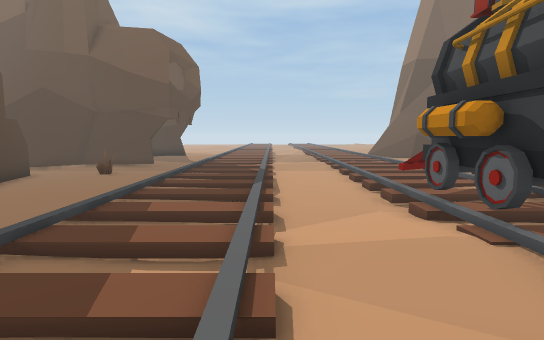
view 1 (above)

24 first-person views from a walk through a 3-D level made in the Unity game engine. The camera is 1.4 m above the floor, tilts 6° down and sees 80° across. The floor is counted in squares, 1 m on a side. Each view is taken from the middle of a square. On the plan, view 1 faces up. The plan holds only what a view shows up to about 15 squares ahead; the rest is blank. The place goes on beyond the plan. Some animated figures are left out.

view 2
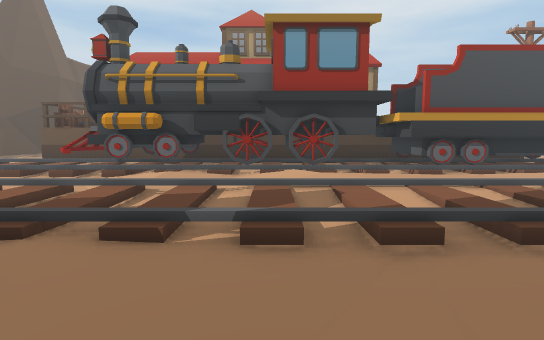

view 3
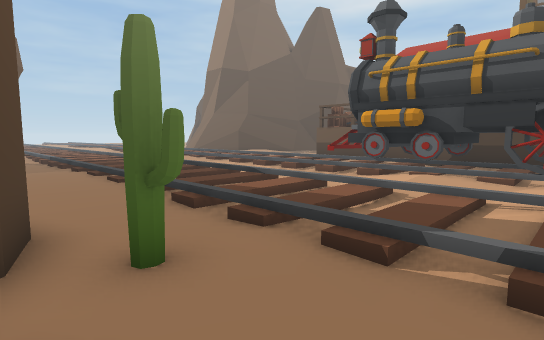

view 4
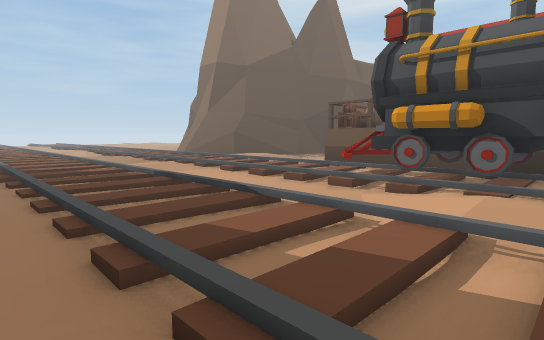

view 5
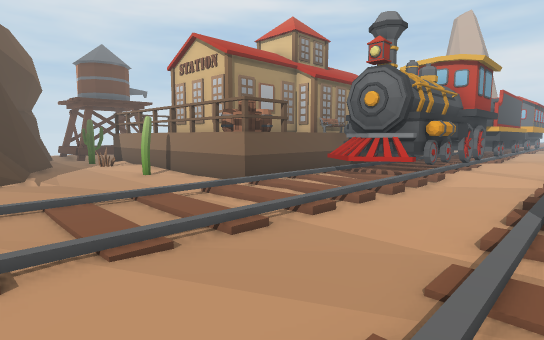

view 6
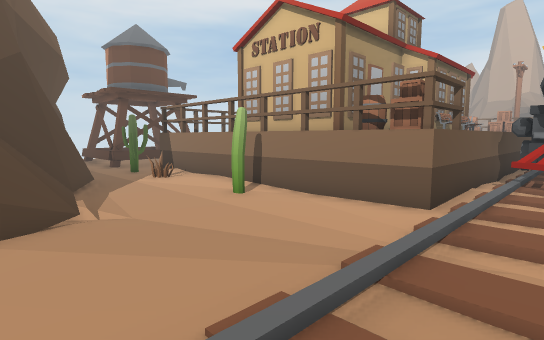

view 7
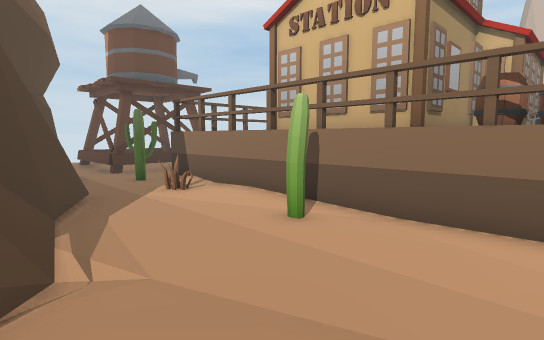

view 8
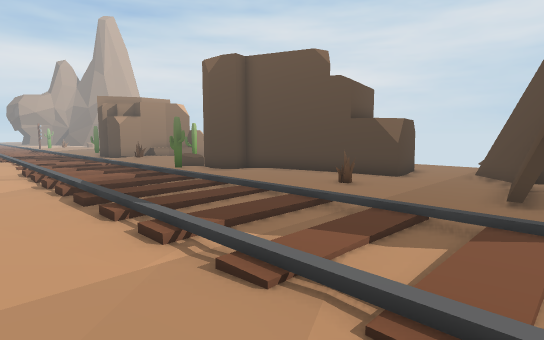

view 9
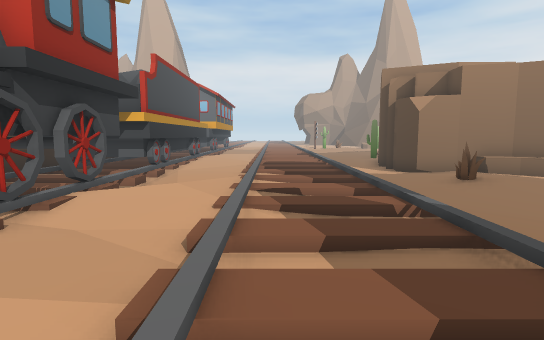

view 10
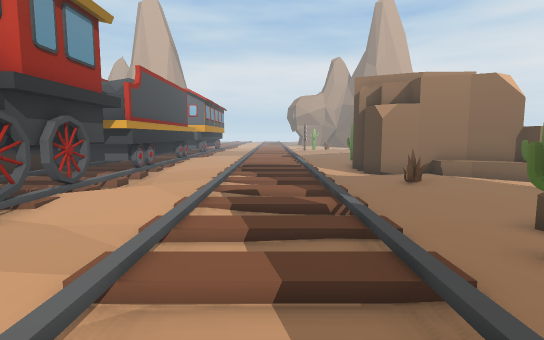

view 11
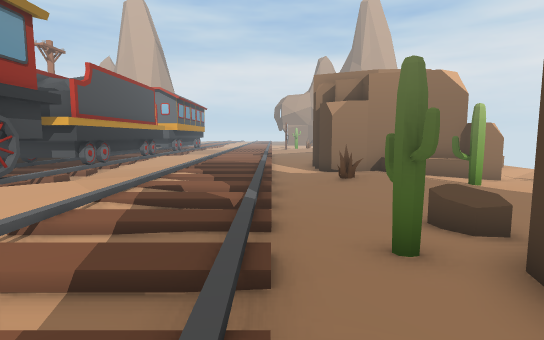

view 12
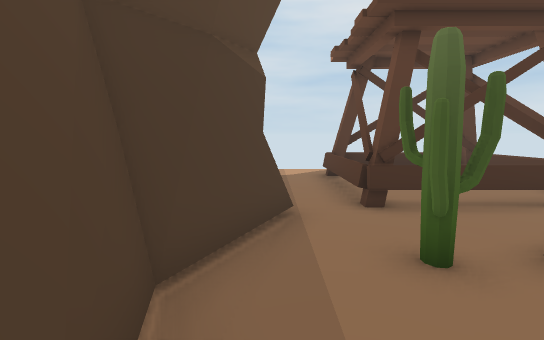

view 13
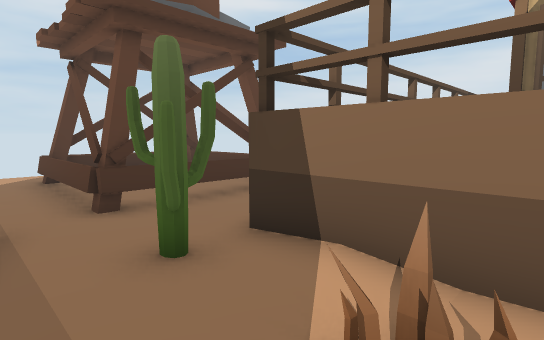

view 14
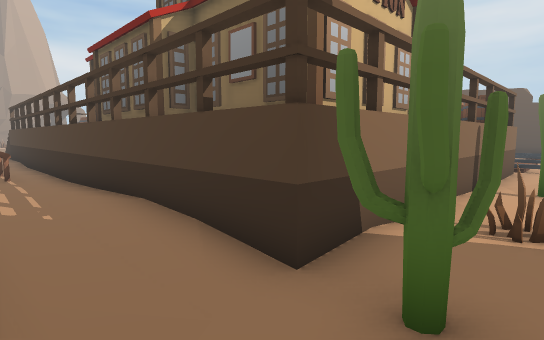

view 15
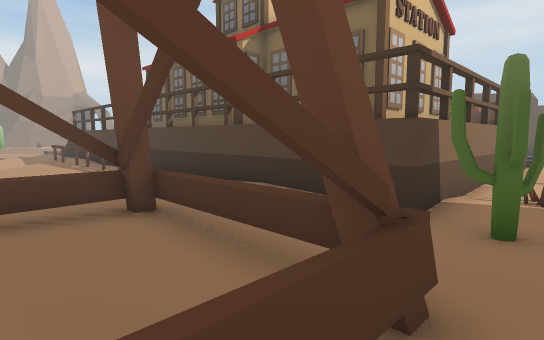

view 16
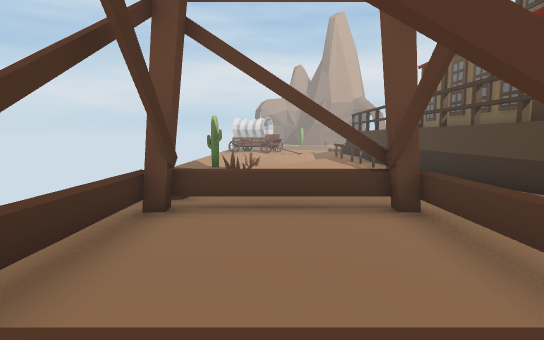

view 17
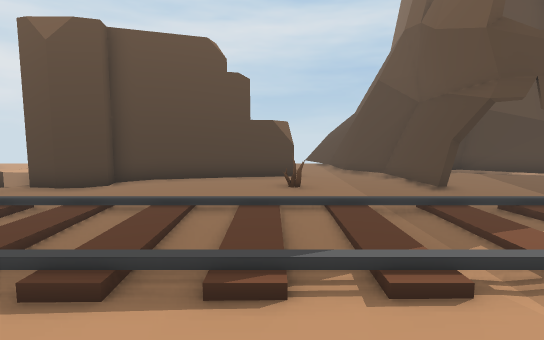

view 18
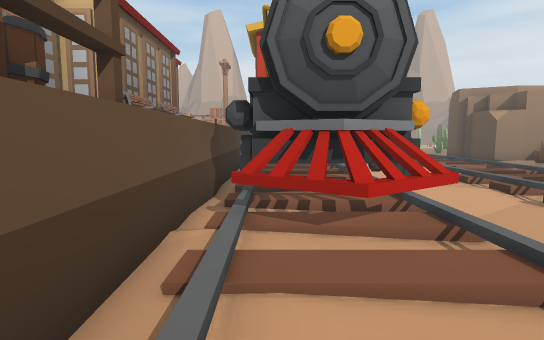

view 19
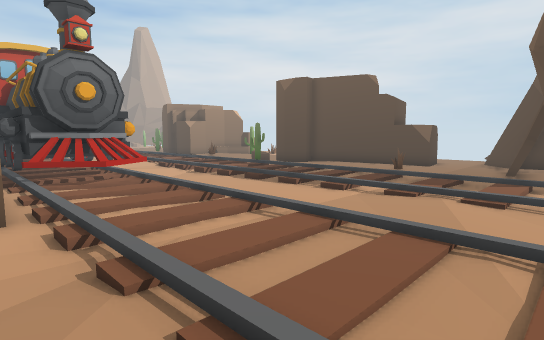

view 20
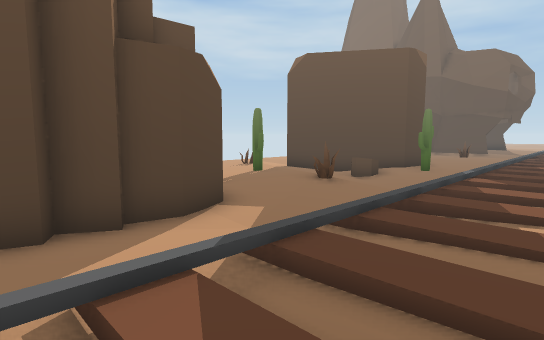

view 21
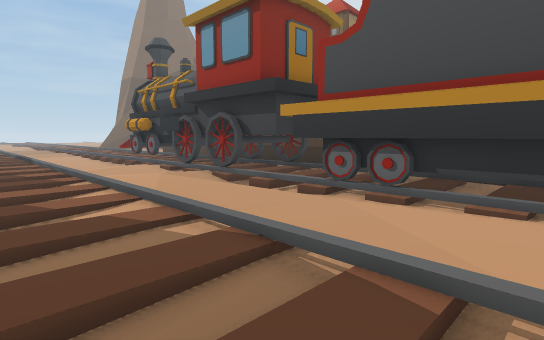

view 22
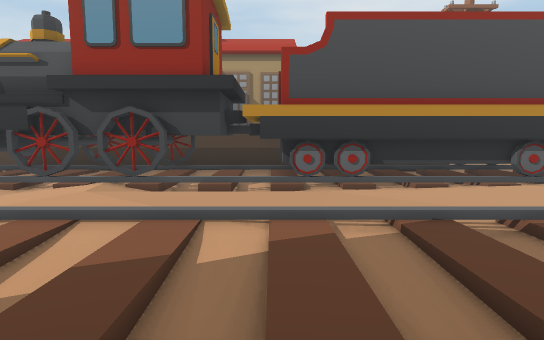

view 23
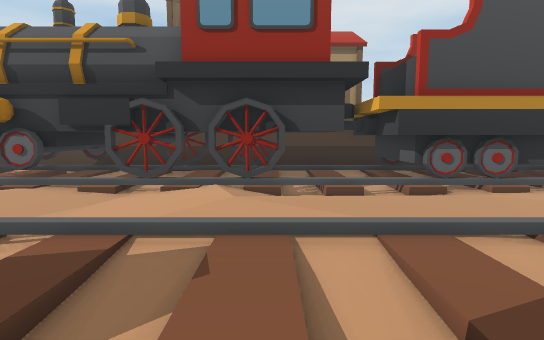

view 24
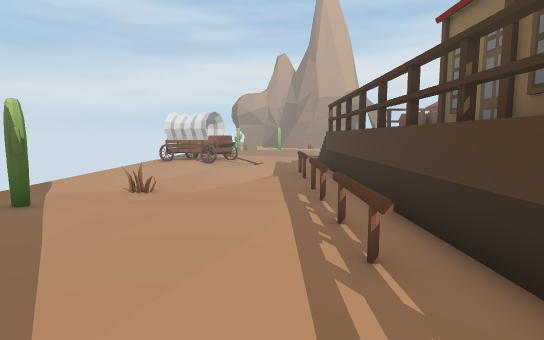

### Floor plan
Key: @ floor where view 1 was taken; # wall or solid block; . main floor; : floor 0.25 m higher than the main floor; - floor 0.25 m lower than the main floor; / step, stairs or slope; = window, fence, low wall or low ledge; ^ raised ledge; v drop or lower ground; W wheel; C cactus; B box; A barrel; E bench; O other object.
Columns run from 9 left of view 1 to 29 right of it. Each row starts with its distance up from view 1.
 19  ::../:::/ ./::  :::
 18  :.../////::/::::::::==##
 17 ###..///::::/:::::::..==##  #
 16 .:...//::::.////:........######
 15 ...../////../////.............##.......
 14 ...../////../////......................
 13 ..O::::///../////....C...:O:CC.###==#..
 12 #::::::///../////############..=# ::#
 11 #::::::...../..::BAA#       #:.=. ::=.
 10 #::::::::/../::::AA #       #:.=# ::=.
  9 ##:::::...../===:   #       #:.=# ::#.
  8  #:::/:::/..=###:   #       #::/##==#.
  7  ##../////..W####   #       #:: ::::O
  6   #../////..####^   #       #:::    O
  5  ##C./////.:W###^  ##       #::
  4 ##.C./////.:/###v  #        #:::::
  3 #=/../////..####v  E        #:O:::.
  2 ..O.........####v  #        #:O:::..
  1 ...../::::::W####  #       ##:O::....
  0 :.......:@::W##    O      ###::::.....
 -1 C:///////::/W##             #:O::...CC
 -2 :::O/////:://###         #  #:O:.....C.
 -3 ::::.///::::/v#^^        #  #.O:.......
 -4 #:::.///::::###^^        #  #.::..-O--.
 -5 ####.////:::###O^        #  #:O..-.---.
 -6    #./:::/..###O            #:O/ -.---.
 -7    #........#OOO            #:O/--.....
 -8   ##./:::/.:#OO             #:/.--.....
 -9    #... ...:#O         OOO  // ........

Positions as (right, up) in squares from view 1, and headings:
1: (0, 0), facing up
2: (-8, 1), facing right
3: (-7, 1), facing up-right
4: (-5, 3), facing up-right
5: (-1, 19), facing down-right
6: (5, 19), facing down-right
7: (8, 18), facing down-right
8: (2, 18), facing down-left
9: (-1, 7), facing down
10: (-2, 8), facing down
11: (-4, 8), facing down
12: (16, 15), facing right
13: (16, 15), facing down-right
14: (22, 14), facing down-left
15: (25, 14), facing down-left
16: (25, 14), facing down
17: (3, 12), facing left
18: (6, 13), facing down
19: (8, 19), facing down-left
20: (-1, -9), facing up-left
21: (-3, -9), facing up-right
22: (-5, -4), facing right
23: (-4, -1), facing right
24: (22, 6), facing down
